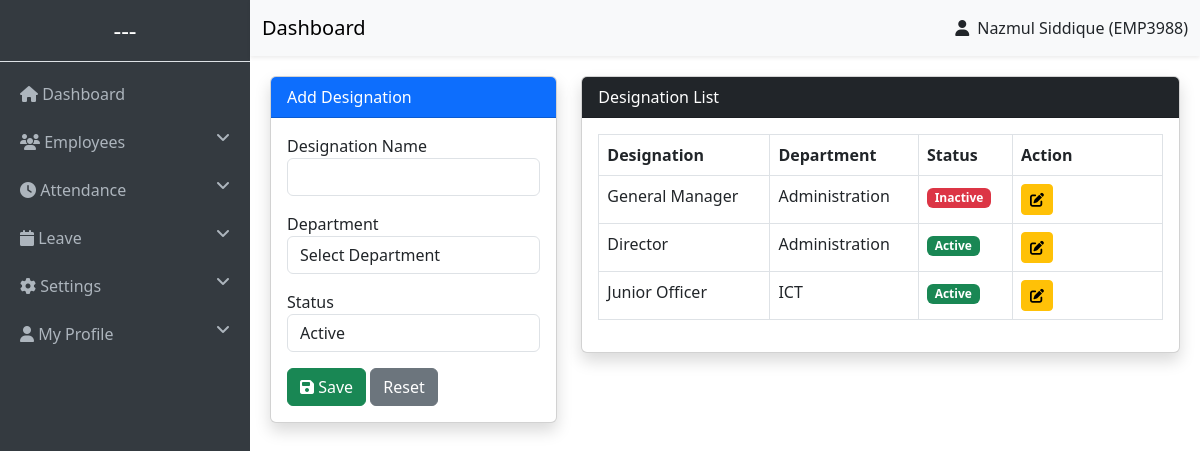
/settings/designation.php (signed in), run on the app's committed database.
### tables this page shows
CREATE TABLE `designations` (
  `id` int NOT NULL AUTO_INCREMENT,
  `designation_name` varchar(100) NOT NULL,
  `department_id` int DEFAULT NULL,
  `status` enum('active','inactive') DEFAULT 'active',
  `created_at` timestamp NOT NULL DEFAULT CURRENT_TIMESTAMP,
  `updated_at` timestamp NOT NULL DEFAULT CURRENT_TIMESTAMP ON UPDATE CURRENT_TIMESTAMP,
  PRIMARY KEY (`id`),
  KEY `department_id` (`department_id`),
  CONSTRAINT `designations_ibfk_1` FOREIGN KEY (`department_id`) REFERENCES `departments` (`id`) ON DELETE SET NULL
);

CREATE TABLE `departments` (
  `id` int NOT NULL AUTO_INCREMENT,
  `department_name` varchar(100) NOT NULL,
  `status` enum('active','inactive') DEFAULT 'active',
  `created_at` timestamp NOT NULL DEFAULT CURRENT_TIMESTAMP,
  `updated_at` timestamp NOT NULL DEFAULT CURRENT_TIMESTAMP ON UPDATE CURRENT_TIMESTAMP,
  PRIMARY KEY (`id`)
);

### settings/designation.php (the view, shortened to what this page needs)
<?php
$id = $_GET['edit'] ?? null;
$designation_name = "";
$status = "active";
?>
<?php include(BASE_PATH . '/includes/header.php'); ?>
<div class="row">
<div class="col-md-4">
    <div class="card shadow">
        <div class="card-header bg-primary text-white">
            <?php echo $id ? "Edit Designation" : "Add Designation"; ?>
        </div>
        <div class="card-body">
            <form method="POST">
                <label>Designation Name</label>
                <input type="text"
                       name="designation_name"
                       class="form-control mb-3"
                       value="<?php echo $designation_name; ?>"
                       required>
                <label>Department</label>
                <select name="department_id" class="form-control mb-3" required>
                    <option value="">Select Department</option>
                </select>
                <label>Status</label>
                <select name="status" class="form-control mb-3">
                    <option value="active" <?php if($status=='active') echo 'selected'; ?>>
                        Active
                    </option>
                </select>
                <button class="btn btn-success">
                    <i class="fa fa-save"></i>
                    <?php echo $id ? "Update" : "Save"; ?>
                </button>
                <a href="designation.php" class="btn btn-secondary">Reset</a>
            </form>
        </div>
    </div>
</div>
<div class="col-md-8">
    <div class="card shadow">
        <div class="card-header bg-dark text-white">
            Designation List
        </div>
        <div class="card-body">
            <table class="table table-bordered table-hover">
                <thead>
                    <tr>
                        <th>Designation</th>
                        <th>Department</th>
                        <th>Status</th>
                        <th width="150">Action</th>
                    </tr>
                </thead>
                <tbody>
                <?php
                $sql = "
                    SELECT d.*, dep.department_name
                    FROM designations d
                    LEFT JOIN departments dep ON d.department_id = dep.id
                    ORDER BY d.id DESC
                ";
                $res = mysqli_query($conn, $sql);
                while ($row = mysqli_fetch_assoc($res)) {
                ?>
                <tr>
                    <td><?php echo $row['designation_name']; ?></td>
                    <td><?php echo $row['department_name']; ?></td>
                    <td>
                        <?php if ($row['status'] == 'active') { ?>
                            <span class="badge bg-success">Active</span>
                        <?php } else { ?>
                            <span class="badge bg-danger">Inactive</span>
                        <?php } ?>
                    </td>
                    <td>
                        <a href="?edit=<?php echo $row['id']; ?>"
                           class="btn btn-warning btn-sm">
                            <i class="fa fa-edit"></i>
                        </a>
                    </td>
                </tr>
                <?php } ?>
                </tbody>
            </table>
        </div>
    </div>
</div>
</div>
<?php include(BASE_PATH . '/includes/footer.php'); ?>

### includes/header.php (style rules this page uses)
body { overflow-x: hidden; }

### data on the page
designations: designation_name "General Manager", department.department_name "Administration", status "Inactive"
designations: designation_name "Director", department.department_name "Administration", status "Active"
designations: designation_name "Junior Officer", department.department_name "ICT", status "Active"

### other printed values
$user_name "Nazmul Siddique"
$user_id "EMP3988"
